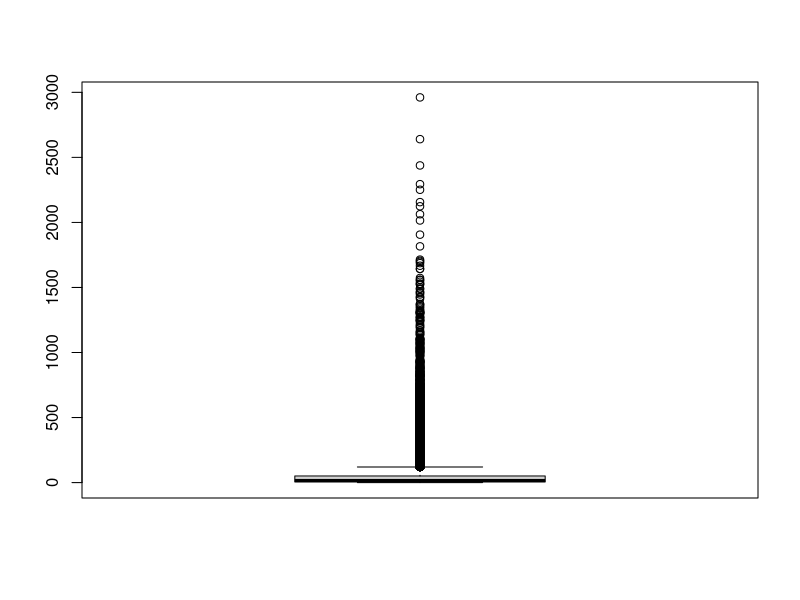
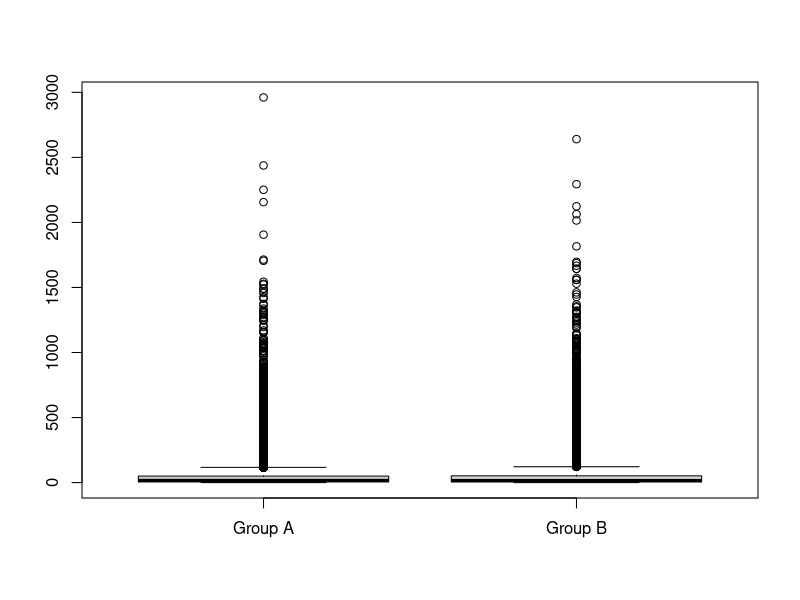

The R script that drew these images, in order:
## ---- chunk 1
knitr::opts_chunk$set(echo = TRUE)
## ---- chunk 2
  DS <- read.csv("cookie_cats_ABtest.csv", sep = ",")
  PR <- read.csv("cookie_cats_purch.csv", sep = ",")
  
  str(DS)
  str(PR)
## ---- chunk 3
  naUserid <- which(is.na(DS$userid)) ; naUserid
  DS <- DS[-naUserid, ]
## ---- chunk 4
  table(DS$retention_1)
  DS$retention_1[DS$retention_1 == "false "] = FALSE
  DS$retention_1[DS$retention_1 == "  true "] = TRUE
  table(DS$retention_1)
## ---- chunk 5
  DS <- DS[-which.max(DS$sum_gamerounds), ]
## ---- chunk 6
  inexistentValues <- which((PR$id %in% DS$userid) == FALSE) ; inexistentValues
  PR <- PR[-inexistentValues, ]
  which((PR$id %in% DS$userid) == FALSE)
## ---- chunk 7
  naPurch <- which(is.na(PR$purch)) ; naPurch
  PR <- PR[-naPurch, ]
## ---- chunk 8
  PR['purch'] <-  as.numeric(gsub("[a-zA-Z]","", PR$purch))
## ---- chunk 9
#install.packages("pastecs")
#library(pastecs)
#stat.desc(PR)
#stat.desc(DS)

#merge
#library(dplyr)
#usersDownload<-merge(DS,PR,by.x="userid",by.y="id")
#unique(usersDownload$userid)

## ---- chunk 10
  nrow(DS)
## ---- chunk 11
  table(DS$version)
## ---- chunk 12
  boxplot(DS$sum_gamerounds)
  groupA <- DS$sum_gamerounds[DS$version == "gate_30"]
  groupB <- DS$sum_gamerounds[DS$version == "gate_40"]
  boxplot(groupA, groupB, names = c("Group A", "Group B"))
## ---- chunk 13
  activeUsersDay1 <- sum(DS$retention_1 == TRUE)
  totalUsers <- nrow(DS)
  percentageRetentionDay1 <- activeUsersDay1 * 100 / totalUsers
  paste(as.character(round(percentageRetentionDay1, 3)),"%")
## ---- chunk 14
  activeUsersDay7 <- sum(DS$retention_1 == TRUE & DS$retention_7 == TRUE)
  percentageRetentionDay7 <- activeUsersDay7 * 100 / totalUsers
  paste(as.character(round(percentageRetentionDay7, 3)),"%")
## ---- chunk 15
  non.playing.users <- sum(DS$retention_1 == FALSE & DS$retention_7 == FALSE) ; non.playing.users
## ---- chunk 16
  percentageNonPlayingUsers <- non.playing.users * 100 / totalUsers
  paste(as.character(round(percentageNonPlayingUsers, 2)),"%")
